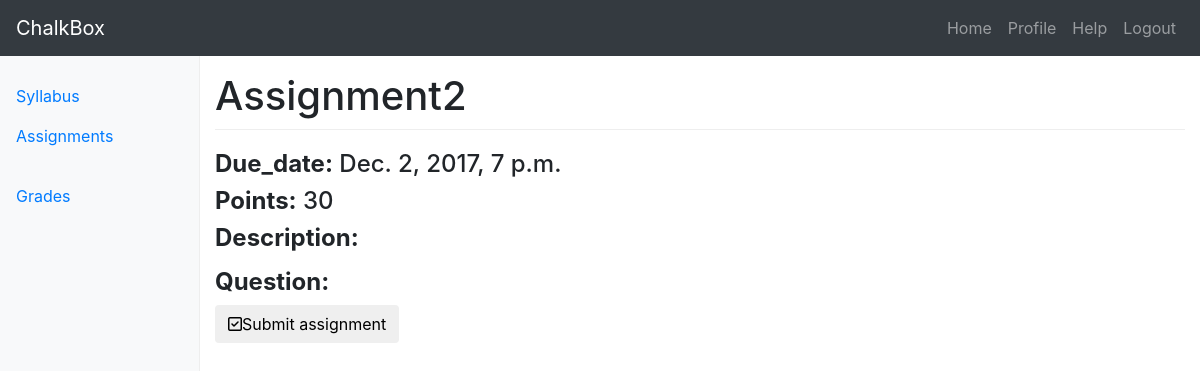
Page /courses/2/assignments/2/ on the earlier database version.
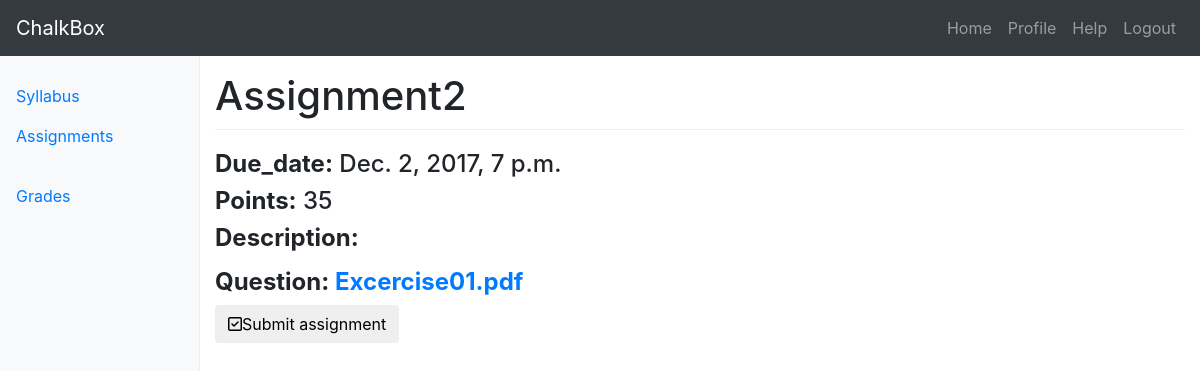
Same page on the later database version.
### assignments/models.py (models this page shows, shortened)
class Assignment(models.Model):
	title = models.CharField(max_length=120)
	due_date = models.DateTimeField()
	total_points	= models.IntegerField()
	description = models.TextField(blank=True)
	updated     = models.DateTimeField(auto_now=True)
	timestamp   = models.DateTimeField(auto_now_add=True)
	question	= models.FileField(null=True, blank=True)

### assignments/views.py (the view)
# urls.py: url(r'^(?P<aid>\d+)/$', assignment_detail, name="assignment_detail"),
def assignment_detail(request, cid=None, aid=None):
	instance = get_object_or_404(Assignment, id=aid)
	context = {
		"instance": instance,
		"id": cid,
	}
	return render(request, "assignment/assignment_detail.html", context)

### templates/assignment/assignment_detail.html (shortened to what this page needs)
{% extends "base_navbar.html" %}
{% block content %}
<div class="container-fluid">
	<div class="row">
       {% include "side_bar.html" with cid=id %}
    	<main role="main" class="col-sm-9 ml-sm-auto col-md-10 pt-3">
		<h1>{{instance.title}}</h1>
		<h4><b>Due_date:</b> {{instance.due_date}}</h4>
		<h4><b>Points:</b> {{instance.total_points}}</h4>
		<h4><b>Description:</b></h4>
		<h4><b>Question:
		 {% if instance.question %}
			<a href='{{ instance.question.url }}'>{{ instance.question }}</a>
		{% endif %}
		</b></h4>
		{% if request.user.is_staff == False %}
			<a href="{% url 'courses:submissions:submit_assignment' cid=id aid=instance.id %}"><button type="button" class="btn btn-default"><i class="fa fa-check-square-o" aria-hidden="true"></i>Submit assignment</button></a>
		{% endif %}
    	</main>
	</div>
</div>
{% endblock %}

Differences in the rows shown:
changed Assignment "Assignment2": total_points "30" → "35"; question (not shown) → "Excercise01.pdf"
